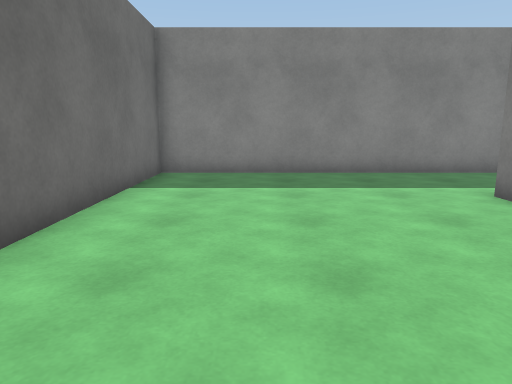
[1] (above)

24 first-person views from a walk through a scene from a Unity 3-D project. The camera is 1.3 m above the floor, tilts 10° down and sees 70° across. The floor is counted in squares, 1 m on a side. Each view is taken from the middle of a square. On the plan, view 1 faces up. The plan holds only what a view shows up to about 15 squares ahead; the rest is blank. The place goes on beyond the plan. The player is left out. Surface patterns are stand-ins for the level's own textures.

[2]
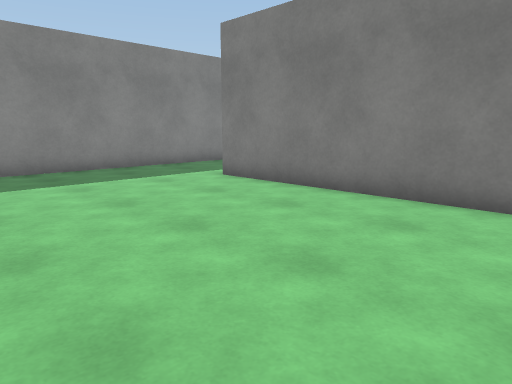

[3]
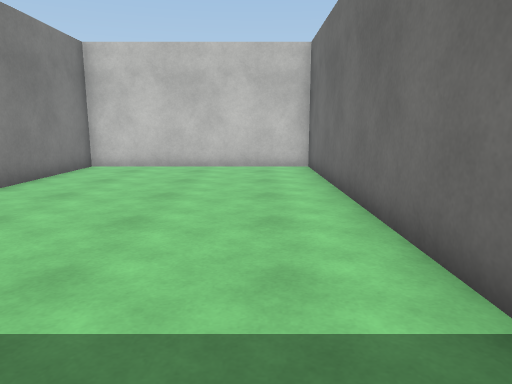

[4]
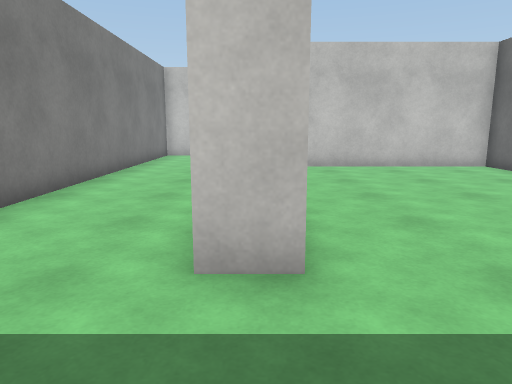

[5]
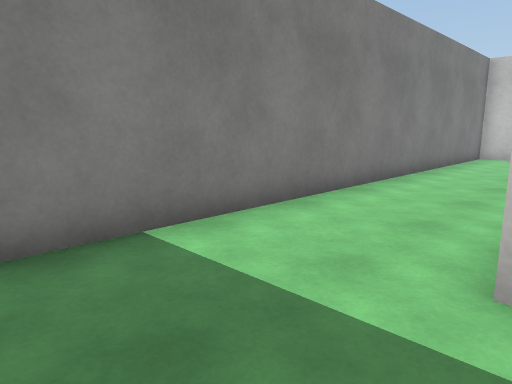

[6]
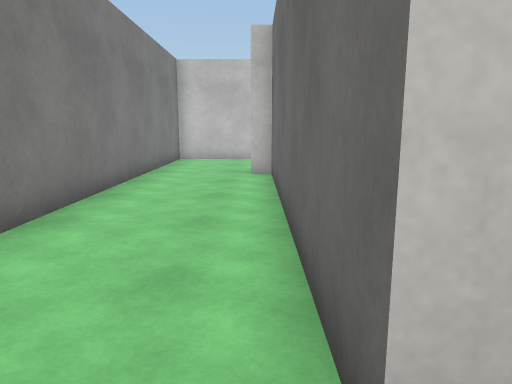

[7]
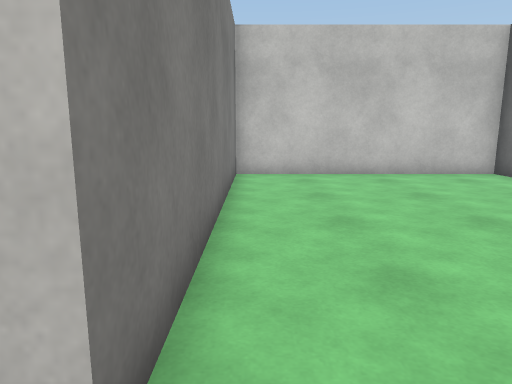

[8]
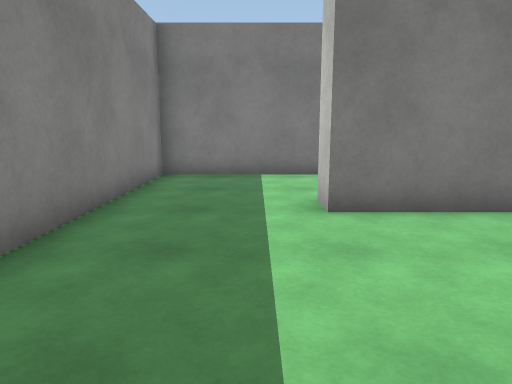

[9]
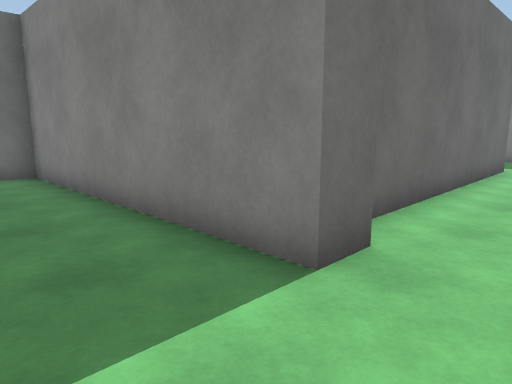

[10]
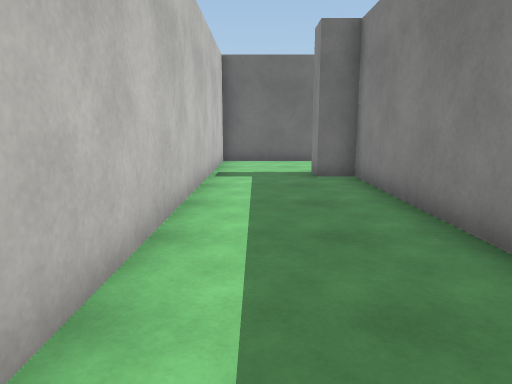

[11]
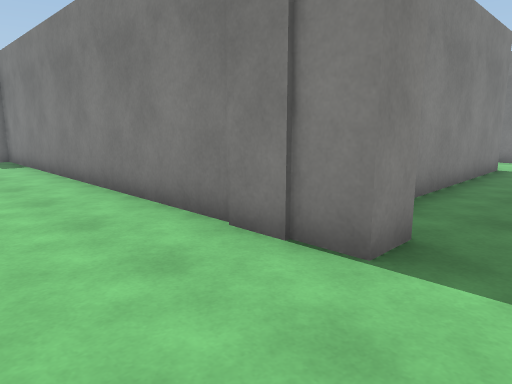

[12]
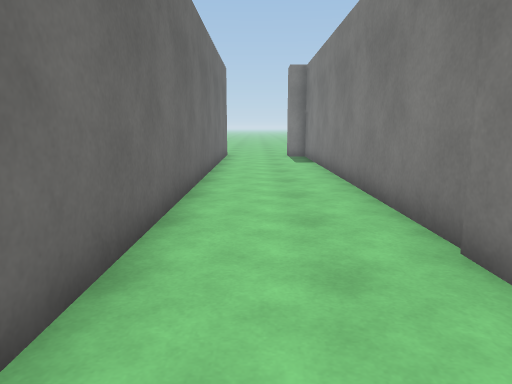

[13]
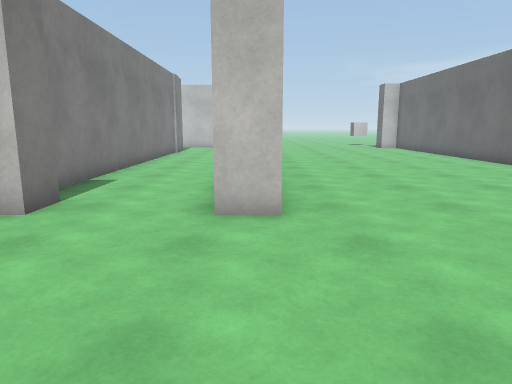

[14]
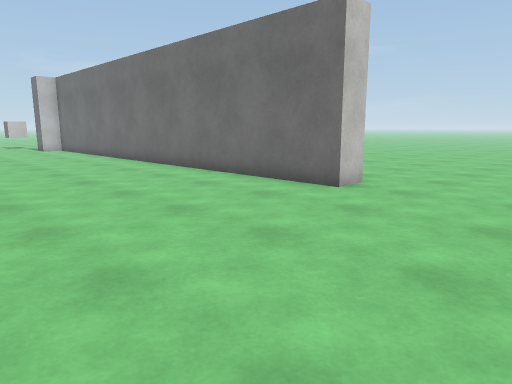

[15]
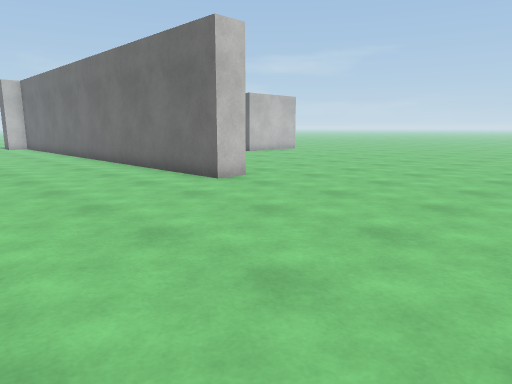

[16]
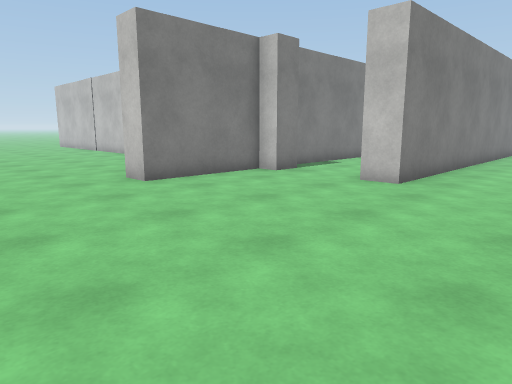

[17]
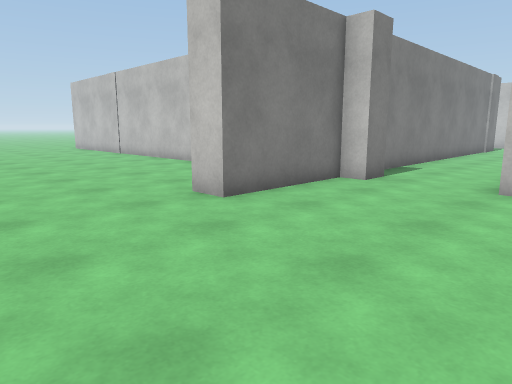

[18]
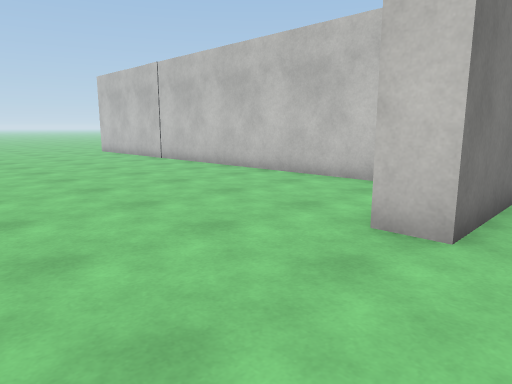

[19]
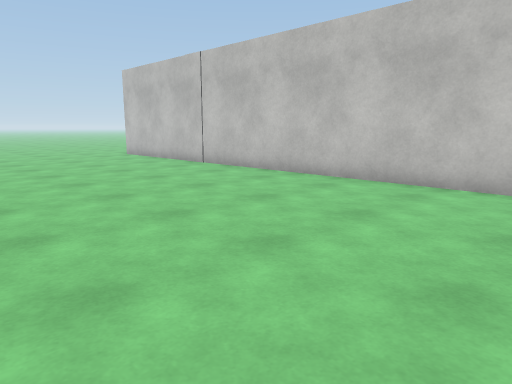

[20]
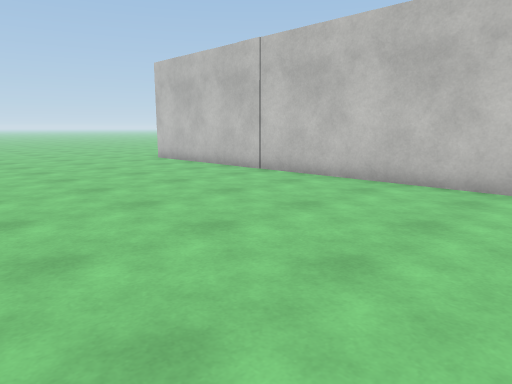

[21]
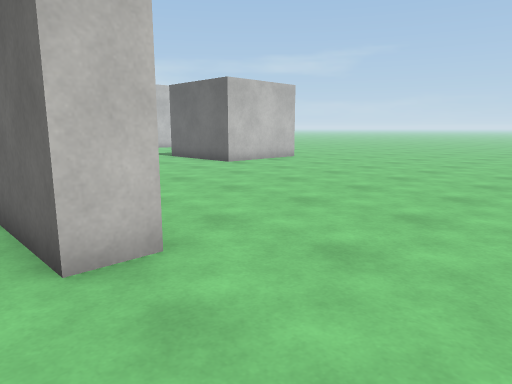

[22]
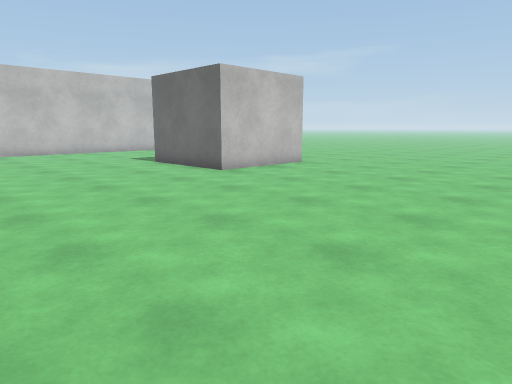

[23]
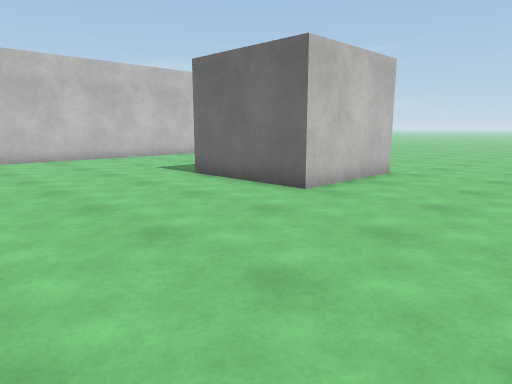

[24]
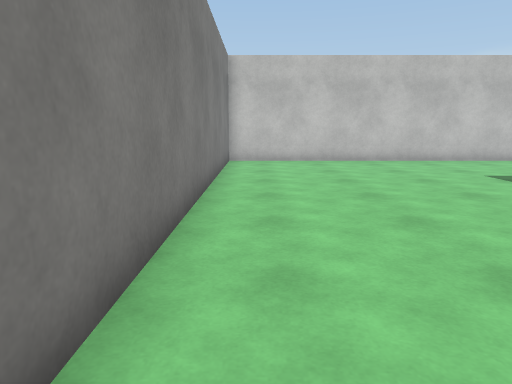

### Floor plan
Points are (right, up) in squares from view 1. A wall is a line through its corners. A room is listed if a view was taken in it or the views show most of it. See-through windows are left out.
Room 1 (views 1, 2, 3, 4, 5, 6, 7, 8)
walls: (9.2, -0.6) (9.2, 10.6) (-2.8, 10.6) (-2.8, -2.3) (4.6, -2.3) (4.6, 6.9) (5.6, 6.9) (5.6, -2.3) (6.1, -2.3)
ways out: opening at (7.5, -0.5) to room 2
Room 2 (views 9, 10, 11, 12, 13, 14, 15, 16, 17, 18, 19, 20, 21, 22, 23, 24)
walls: (-8.4, 2) (-8.4, 11.6) (-7.4, 11.6); (-7.4, 9.2) (-7.4, -7.3) (9.2, -7.3) (9.2, -0.6); (-18, 11.6) (-16.9, 11.6) (-16.9, 1.4); (-4.5, 10.5) (-4.5, 11.6); (-3.8, 11.6) (-3.8, 15.6) (-2.8, 15.6); (-0.8, 11.6) (13.5, 11.6); (-29.2, 4.3) (-25.2, 4.3) (-25.2, 0.2); (-29.1, -6.5) (-17.9, -6.5) (-17.9, 6.8); (6.1, -2.3) (6.1, -3.3) (-2.8, -3.3) (-2.8, -4.4) (-3.8, -4.4) (-3.8, 10.6)
ways out: opening at (7.5, -0.5) to room 1

Where each view was taken, in squares from view 1:
view 1: 0 up, 0 right, facing up
view 2: 1 down, 2 left, facing up-right
view 3: 10 up, 1 left, facing down
view 4: 10 up, 5 right, facing down
view 5: 10 up, 5 right, facing down-right
view 6: 8 up, 6 right, facing down
view 7: 8 up, 4 right, facing down
view 8: 8 up, 1 left, facing right
view 9: 6 down, 8 right, facing up-left
view 10: 6 down, 7 right, facing left
view 11: 6 down, 7 left, facing up-right
view 12: 6 down, 6 left, facing up
view 13: 17 up, 8 left, facing down
view 14: 16 up, 10 left, facing down-left
view 15: 19 up, 11 left, facing down-left
view 16: 20 up, 12 left, facing down-right
view 17: 20 up, 9 left, facing down-right
view 18: 20 up, 5 left, facing down-right
view 19: 20 up, 2 left, facing down-right
view 20: 20 up, 1 right, facing down-right
view 21: 15 up, 16 left, facing down-left
view 22: 13 up, 18 left, facing down-left
view 23: 9 up, 19 left, facing down-left
view 24: 8 up, 19 left, facing down
